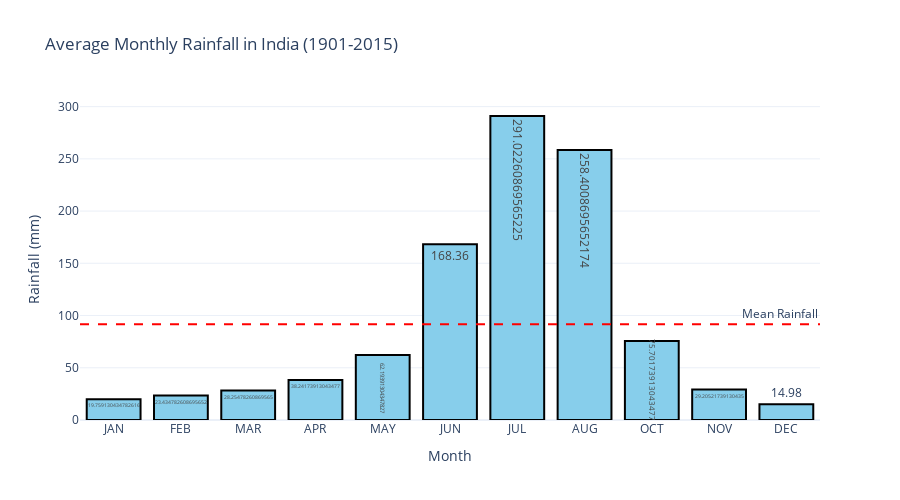

The cell this chart's notebook holds for it:
### Code cell
fig_monthly = px.bar(
    x=monthly_avg.index,
    y=monthly_avg.values,
    labels={'x': 'Month', 'y': 'Rainfall (mm)'},
    title='Average Monthly Rainfall in India (1901-2015)',
    text=monthly_avg.values
)
fig_monthly.add_hline(
    y=monthly_avg.mean(),
    line_dash='dash',
    line_color='red',
    annotation_text='Mean Rainfall',
    annotation_position='top right'
)
fig_monthly.update_traces(marker_color='skyblue', marker_line_color='black', marker_line_width=2)
fig_monthly.update_layout(template='plotly_white', height=500)
fig_monthly

### Figure 1 — Plotly figure (JSON) as saved in the notebook; plotly's stock layout.template omitted (floating-point values rounded to 4 significant figures)
{"data": [{"alignmentgroup": "True", "hovertemplate": "Month=%{x}<br>Rainfall (mm)=%{y}<br>text=%{text}<extra></extra>", "legendgroup": "", "marker": {"color": "skyblue", "line": {"color": "black", "width": 2}, "pattern": {"shape": ""}}, "name": "", "offsetgroup": "", "orientation": "v", "showlegend": false, "text": [19.76, 23.43, 28.25, 38.24, 62.19, 168.4, 291.0, 258.4, 75.7, 29.21, 14.98], "textposition": "auto", "type": "bar", "x": ["JAN", "FEB", "MAR", "APR", "MAY", "JUN", "JUL", "AUG", "OCT", "NOV", "DEC"], "xaxis": "x", "y": [19.76, 23.43, 28.25, 38.24, 62.19, 168.4, 291.0, 258.4, 75.7, 29.21, 14.98], "yaxis": "y"}], "layout": {"annotations": [{"showarrow": false, "text": "Mean Rainfall", "x": 1, "xanchor": "right", "xref": "x domain", "y": 91.78, "yanchor": "bottom", "yref": "y"}], "barmode": "relative", "height": 500, "legend": {"tracegroupgap": 0}, "shapes": [{"line": {"color": "red", "dash": "dash"}, "type": "line", "x0": 0, "x1": 1, "xref": "x domain", "y0": 91.78, "y1": 91.78, "yref": "y"}], "title": {"text": "Average Monthly Rainfall in India (1901-2015)"}, "xaxis": {"anchor": "y", "domain": [0, 1], "title": {"text": "Month"}}, "yaxis": {"anchor": "x", "domain": [0, 1], "title": {"text": "Rainfall (mm)"}}}}
